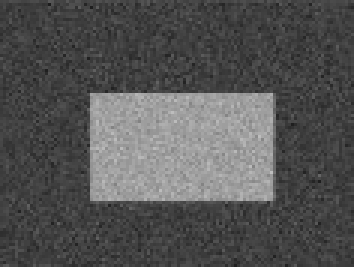
#> input picture Chapter 05/ch 05-05/noisy_rect.jpg, 118 x 89 px (shown 3 times larger)
$ jupyter execute notebook.ipynb
#> lines starting #> are read from the running program, lines starting #| are printed output that depends on the picture; after the words box and inside, x2 and y2 are one past the last pixel; in counts of white or black regions, pixels touching at a corner belong together
[cell 1]
import cv2 as cv
import matplotlib.pyplot as plt

img = cv.imread('noisy_rect.jpg', cv.IMREAD_GRAYSCALE)
#> img is the input picture: shape (89, 118); min 29, max 191, mean 84.1

plt.figure()
plt.hist(img.ravel(), 50)
plt.show()
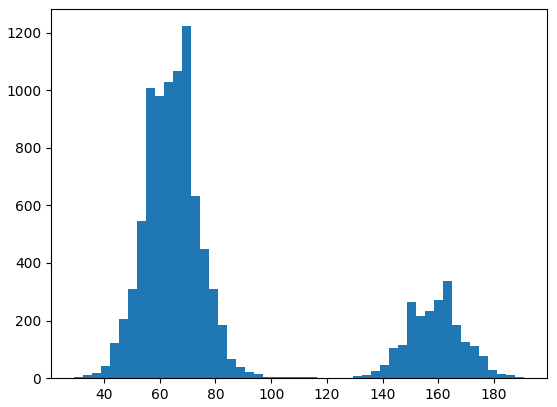
#> figure drawn by matplotlib, 1 panel; tallest bar 1222 high, from x = 67.88 to 71.12

ret,thresh1 = cv.threshold(img,127,255,cv.THRESH_BINARY)
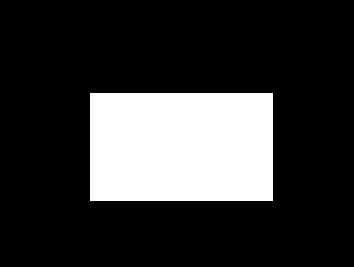
#> thresh1: shape (89, 118) (shown 3 times larger); 20.9% white; 1 white region, box (x1, y1, x2, y2) and area: (30, 31, 91, 67) 2196

ret,thresh2 = cv.threshold(img,0,255, cv.THRESH_BINARY + cv.THRESH_OTSU)
#> thresh2: shape (89, 118); 21% white; 1 white region, box (x1, y1, x2, y2) and area: (30, 31, 92, 67) 2204
#> ret = 111

print(ret)
#| 111.0

plt.figure()
plt.subplot(1,3,1), plt.imshow(img,cmap='gray'), plt.xticks([]), plt.yticks([])
plt.subplot(1,3,2), plt.imshow(thresh1,cmap='gray'), plt.xticks([]), plt.yticks([])
plt.subplot(1,3,3), plt.imshow(thresh2,cmap='gray'), plt.xticks([]), plt.yticks([])
plt.show()
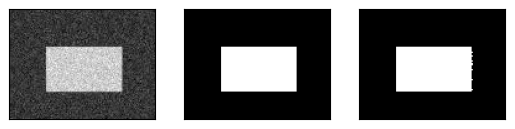
#> figure drawn by matplotlib, 3 panels
